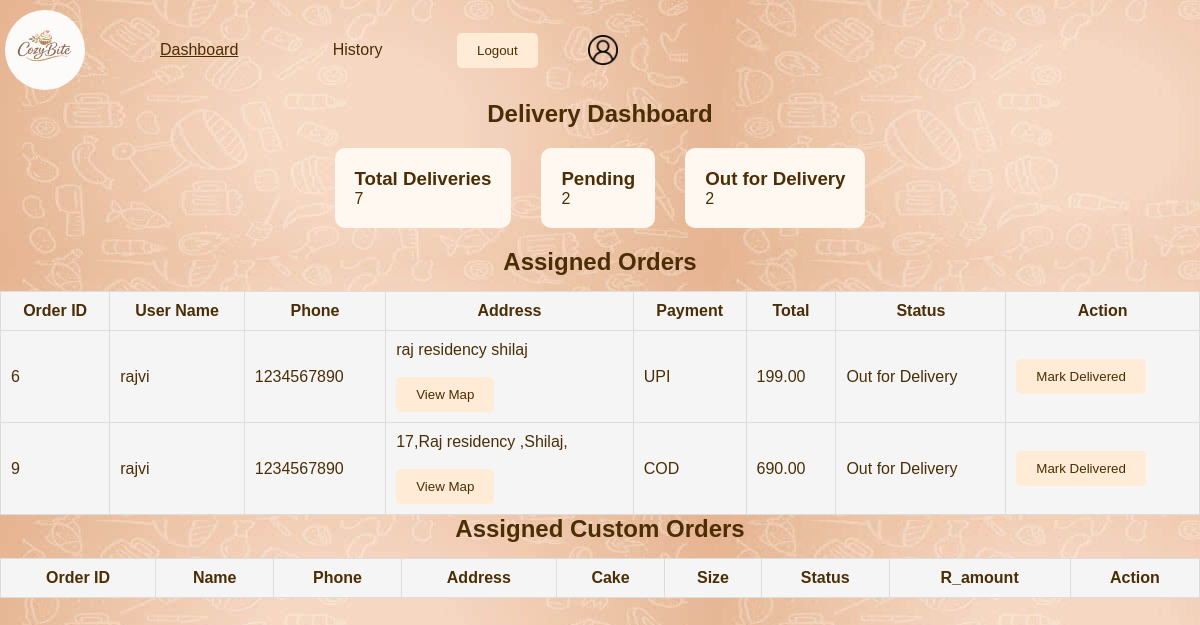
Screenshot of /dashboard.php (signed in) with the database file from the repository.
### tables this page shows
CREATE TABLE `orders` (
  `id` int(11) NOT NULL,
  `user_id` int(11) DEFAULT NULL,
  `total_amount` decimal(10,2) DEFAULT NULL,
  `order_date` timestamp NOT NULL DEFAULT current_timestamp(),
  `status` varchar(50) DEFAULT NULL,
  `address` text DEFAULT NULL,
  `delivery_person_id` int(11) DEFAULT NULL
);

CREATE TABLE `users` (
  `id` int(11) NOT NULL,
  `full_name` varchar(150) DEFAULT NULL,
  `email` varchar(150) DEFAULT NULL,
  `phone` varchar(20) DEFAULT NULL,
  `password` varchar(255) DEFAULT NULL,
  `created_at` timestamp NOT NULL DEFAULT current_timestamp()
);

CREATE TABLE `payments` (
  `id` int(11) NOT NULL,
  `order_id` int(11) DEFAULT NULL,
  `payment_method` varchar(50) DEFAULT NULL,
  `payment_status` varchar(50) DEFAULT NULL,
  `amount` decimal(10,2) DEFAULT NULL,
  `payment_date` timestamp NOT NULL DEFAULT current_timestamp(),
  `order_type` varchar(50) DEFAULT NULL
);

### dashboard.php (the view, shortened to what this page needs)
<?php
include '../db.php';
$delivery_id = $_SESSION['delivery_id'];
$sql="SELECT * FROM orders
WHERE delivery_person_id='$delivery_id'
AND status='Out for Delivery'";
$result=mysqli_query($conn,$sql);
$total=mysqli_fetch_assoc(mysqli_query($conn,
"SELECT COUNT(*) as total FROM orders WHERE delivery_person_id='$delivery_id'"));
$pending=mysqli_fetch_assoc(mysqli_query($conn,
"SELECT COUNT(*) as total FROM orders WHERE delivery_person_id='$delivery_id' AND status='Out for Delivery'"));
$out=mysqli_fetch_assoc(mysqli_query($conn,
"SELECT COUNT(*) as total FROM orders WHERE delivery_person_id='$delivery_id' AND status='Out for Delivery'"));
?>
<html>
<head>
<link rel="stylesheet" href="../admin/style.css">
</head>
<body>
<div class="header">
<img src="../images/logo.png">
<nav>
<a href="dashboard.php" style="text-decoration: underline;">Dashboard</a>
<a href="history.php">History</a>
<button onclick="location.href='logout.php'" style="margin-left:50px;">Logout</button>
</nav>
<a href="profile.php" class="profileicon">
        <img src="../images/user.png" alt="Profile">
      </a>
</div>
<h2 style="text-align:center;">Delivery Dashboard</h2>
<div style="display:flex;justify-content:center;gap:30px;margin:20px;">
<div style="padding:20px;background:#FFF8F0;border-radius:10px;">
<h3>Total Deliveries</h3>
<p><?php echo $total['total']; ?></p>
</div>
<div style="padding:20px;background:#FFF8F0;border-radius:10px;">
<h3>Pending</h3>
<p><?php echo $pending['total']; ?></p>
</div>
<div style="padding:20px;background:#FFF8F0;border-radius:10px;">
<h3>Out for Delivery</h3>
<p><?php echo $out['total']; ?></p>
</div>
</div>
<h2 style="text-align:center;">Assigned Orders</h2>
<table style="width:100%;border-collapse:collapse;margin-top:15px;">
<tr style="background:#f5f5f5;">
<th style="padding:10px;border:1px solid #ddd;">Order ID</th>
<th style="padding:10px;border:1px solid #ddd;">User Name</th>
<th style="padding:10px;border:1px solid #ddd;">Phone</th>
<th style="padding:10px;border:1px solid #ddd;">Address</th>
<th style="padding:10px;border:1px solid #ddd;">Payment</th>
<th style="padding:10px;border:1px solid #ddd;">Total</th>
<th style="padding:10px;border:1px solid #ddd;">Status</th>
<th style="padding:10px;border:1px solid #ddd;">Action</th>
</tr>
<?php
while($row=mysqli_fetch_assoc($result)){
$user_id=$row['user_id'];
$user=mysqli_fetch_assoc(mysqli_query($conn,
"SELECT * FROM users WHERE id='$user_id'"));
$pay=mysqli_fetch_assoc(mysqli_query($conn,
"SELECT payment_method FROM payments WHERE order_id='".$row['id']."'"));
?>
<tr style="background:#f5f5f5;">
<td style="padding:10px;border:1px solid #ddd;"><?php echo $row['id']; ?></td>
<td style="padding:10px;border:1px solid #ddd;"><?php echo $user['full_name']; ?></td>
<td style="padding:10px;border:1px solid #ddd;"><?php echo $user['phone']; ?></td>
<td style="padding:10px;border:1px solid #ddd;">
<?php echo $row['address'] ?? 'Not Available'; ?>
<br><br>
<a href="https://www.google.com/maps?q=<?php echo urlencode($row['address']); ?>" target="_blank">
<button>View Map</button>
</a>
</td>
<td style="padding:10px;border:1px solid #ddd;"><?php echo $pay['payment_method'] ?? 'N/A'; ?></td>
<td style="padding:10px;border:1px solid #ddd;"><?php echo $row['total_amount']; ?></td>
<td style="padding:10px;border:1px solid #ddd;"><?php echo $row['status']; ?></td>
<td style="padding:10px;border:1px solid #ddd;">
<a href="deliver.php?id=<?php echo $row['id']; ?>">
<button>Mark Delivered</button>
</a>
</td>
</tr>
<?php } ?>
</table>
<h2 style="text-align:center;">Assigned Custom Orders</h2>
<table style="width:100%;border-collapse:collapse;margin-top:15px;">
<tr style="background:#f5f5f5;">
<th style="padding:10px;border:1px solid #ddd;">Order ID</th>
<th style="padding:10px;border:1px solid #ddd;">Name</th>
<th style="padding:10px;border:1px solid #ddd;">Phone</th>
<th style="padding:10px;border:1px solid #ddd;">Address</th>
<th style="padding:10px;border:1px solid #ddd;">Cake</th>
<th style="padding:10px;border:1px solid #ddd;">Size</th>
<th style="padding:10px;border:1px solid #ddd;">Status</th>
<th style="padding:10px;border:1px solid #ddd;">R_amount</th>
<th style="padding:10px;border:1px solid #ddd;">Action</th>
</tr>
</table>
</body>
</html>

### style.css (style rules this page uses)
* { font-family: Arial, sans-serif; margin:0px; padding:0px; }
body { position: relative; background:linear-gradient(rgba(0,0,0,0.0),rgba(0,0,0,0.0)),url("../images/restpage.jpg"); color: #4B2E05; min-height: 100vh; overflow-x: hidden; }
.header { display: flex; align-items:center; padding-top:5px; padding-bottom:5px; }
.header nav a { color:#4B2E05; text-decoration:none; margin-left: 70px; margin-right:20px; }
img { width: 80px; height: 80px; border-radius: 100%; display:block; padding:5px; }
.profileicon img { height: 30px; width: 30px; border-radius: 0%; cursor: pointer; padding-left:50px; }
button { background:#FFEBD6; border:none; color:#4B2E05; padding:10px 20px; border-radius:5px; cursor:pointer; }

### rows the page displays
orders: id "6", user.full_name "rajvi", user.phone "1234567890", address "raj residency shilaj", payments.payment_method "UPI", total_amount "199.00", status "Out for Delivery"
orders: id "9", user.full_name "rajvi", user.phone "1234567890", address "17,Raj residency ,Shilaj,", payments.payment_method "COD", total_amount "690.00", status "Out for Delivery"

### other values shown
$total['total'] "7"
$pending['total'] "2"
$out['total'] "2"
